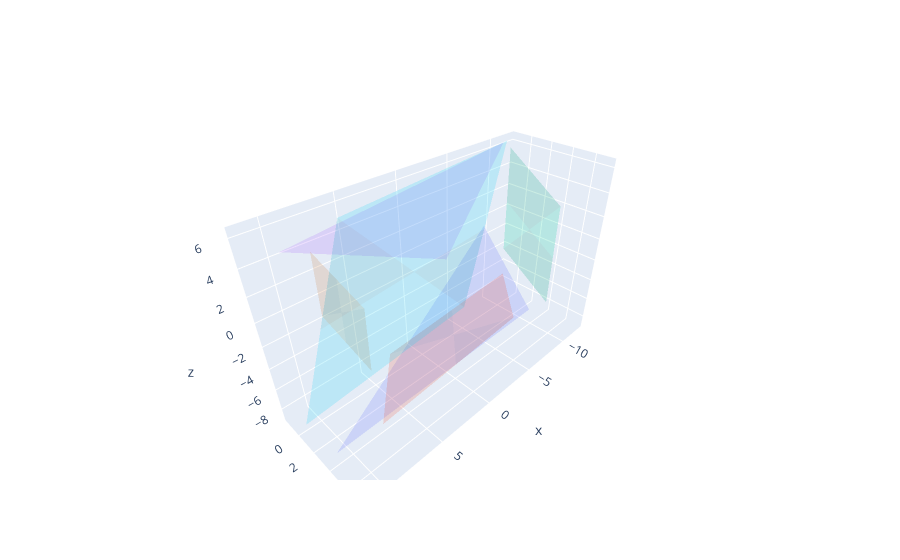

Source (notebook cell):
### Code cell
fig = go.Figure()
#pcd = o3d.io.read_point_cloud('../limerick_pc.ply')
#G.plot_points(fig, np.array(pcd.points), size=0.3)
G.plot_surfaces(fig, well_optimized_surfaces)

### Figure 1 — Plotly figure (JSON) as saved in the notebook; plotly's stock layout.template omitted (floating-point values rounded to 4 significant figures)
{"data": [{"alphahull": 5, "i": [0], "j": [1], "k": [2], "opacity": 0.2, "type": "mesh3d", "x": [-10.1, 0.8677, 10.99], "y": [3.655, 6.999, 3.666], "z": [-7.845, 6.011, -8.48]}, {"alphahull": 5, "i": [0, 3], "j": [1, 1], "k": [2, 2], "opacity": 0.2, "type": "mesh3d", "x": [7.559, 2.707, -7.38, -12.23], "y": [4.352, -0.8975, 3.922, -1.327], "z": [-7.915, -7.983, -7.095, -7.162]}, {"alphahull": 5, "i": [0, 3], "j": [1, 1], "k": [2, 2], "opacity": 0.2, "type": "mesh3d", "x": [-11.57, -11.68, -11.17, -11.29], "y": [4.454, -1.046, 4.686, -0.8143], "z": [-7.365, -3.937, 2.497, 5.926]}, {"alphahull": 5, "i": [0], "j": [1], "k": [2], "opacity": 0.2, "type": "mesh3d", "x": [9.467, 4.221, -11.39], "y": [-1.462, 7.335, -1.661], "z": [4.325, 5.369, 6.167]}, {"alphahull": 5, "i": [0, 3], "j": [1, 1], "k": [2, 2], "opacity": 0.2, "type": "mesh3d", "x": [7.83, 7.627, 7.844, 7.64], "y": [-0.8697, 4.064, -0.9922, 3.942], "z": [3.937, 2.12, -1.153, -2.97]}, {"alphahull": 5, "i": [0, 3], "j": [1, 1], "k": [2, 2], "opacity": 0.2, "type": "mesh3d", "x": [11.13, 5.791, -6.398, -11.74], "y": [-0.08411, -0.5684, -1.121, -1.605], "z": [-8.752, 5.597, -8.142, 6.207]}], "layout": {"scene": {"aspectmode": "data"}}}
